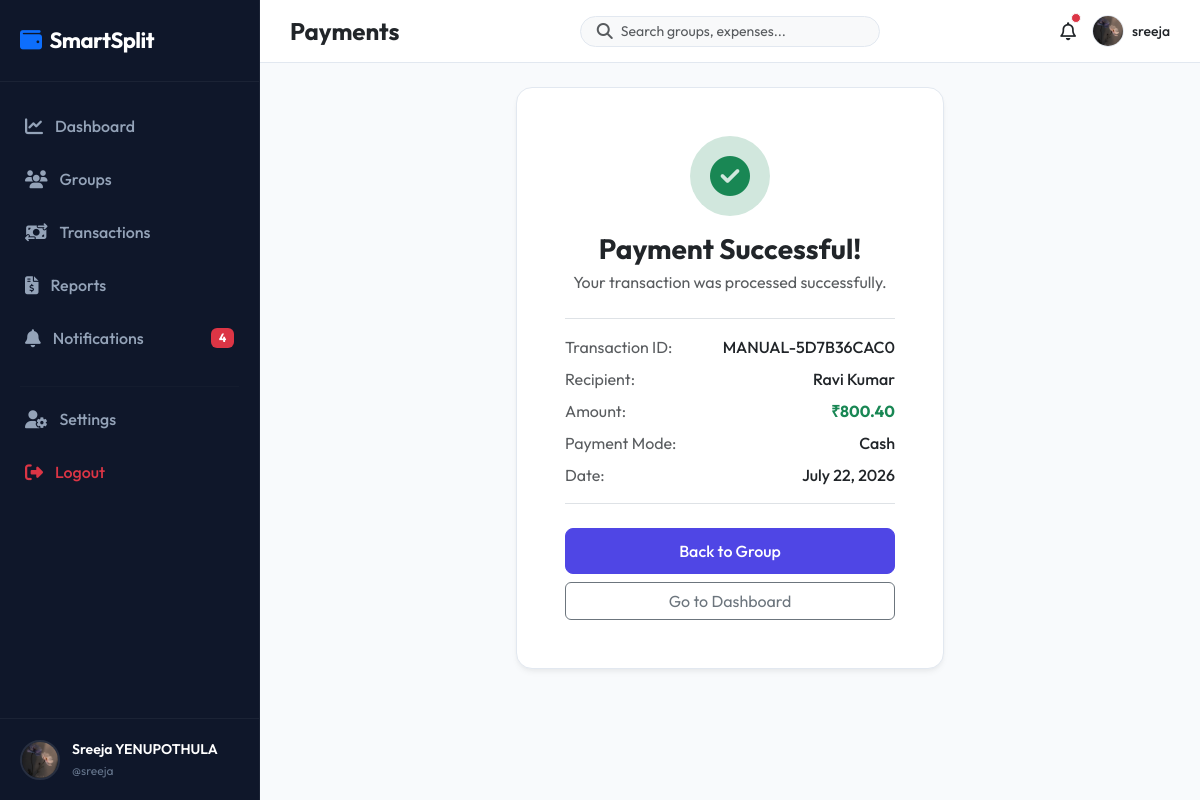
The app's page /payments/success/4/ (signed in) with its own data.
### accounts/models.py (models this page shows, shortened)
class Profile(models.Model):
    user = models.OneToOneField(User, on_delete=models.CASCADE, related_name='profile')
    profile_picture = models.ImageField(upload_to='profiles/', default='profiles/default.png', blank=True)
    phone_number = models.CharField(max_length=15, blank=True)
    upi_id = models.CharField(max_length=50, blank=True)

### payments/models.py (models this page shows, shortened)
class Payment(models.Model):
    METHOD_CHOICES = [
        ('CASH', 'Cash'),
        ('UPI', 'UPI (Generic)'),
        ('PHONEPE', 'PhonePe'),
        ('GPAY', 'Google Pay'),
        ('PAYTM', 'Paytm'),
        ('DEBIT', 'Debit Card'),
        ('CREDIT', 'Credit Card'),
        ('BANK', 'Bank Transfer'),
    ]
    STATUS_CHOICES = [
        ('PENDING', 'Pending'),
        ('SUCCESS', 'Success'),
        ('FAILED', 'Failed'),
        ('REJECTED', 'Rejected'),
    ]
    group = models.ForeignKey(Group, on_delete=models.SET_NULL, null=True, blank=True, related_name='payments')
    amount = models.DecimalField(max_digits=10, decimal_places=2)
    paid_by = models.ForeignKey(User, on_delete=models.CASCADE, related_name='payments_sent')
    paid_to = models.ForeignKey(User, on_delete=models.CASCADE, null=True, blank=True, related_name='payments_received')
    payment_method = models.CharField(max_length=20, choices=METHOD_CHOICES, default='CASH')
    date = models.DateField(default=timezone.now)
    notes = models.TextField(blank=True)
    status = models.CharField(max_length=15, choices=STATUS_CHOICES, default='PENDING')
    transaction_id = models.CharField(max_length=100, unique=True, blank=True, null=True)
    created_at = models.DateTimeField(auto_now_add=True)

### payments/views.py (the view)
# urls.py: path('success/<int:payment_id>/', views.payment_success_view, name='success'),
@login_required
def payment_success_view(request, payment_id):
    payment = get_object_or_404(Payment, id=payment_id, paid_by=request.user)
    return render(request, 'payments/success.html', {'payment': payment})

### notifications/context_processors.py (called while the page is built)
def unread_notifications_count(request):
    if request.user.is_authenticated:
        count = Notification.objects.filter(user=request.user, is_read=False).count()
        return {'unread_notifications_count': count}
    return {'unread_notifications_count': 0}

### templates/payments/success.html (shortened to what this page needs)
{% extends 'base.html' %}
{% block content %}
<div class="row justify-content-center">
    <div class="col-lg-6">
        <div class="premium-card text-center p-5 bg-white">
            {% if payment.status == 'PENDING' %}
                <div class="success-icon-box bg-warning-subtle text-warning mb-3 d-inline-flex align-items-center justify-content-center rounded-circle" style="width: 80px; height: 80px; font-size: 40px;">
                    <i class="fa-solid fa-clock-rotate-left"></i>
                </div>
                <h3 class="fw-bold text-dark mb-1">Payment Logged!</h3>
                <p class="text-muted">Your payment is awaiting confirmation from the recipient.</p>
            {% else %}
                <div class="success-icon-box bg-success-subtle text-success mb-3 d-inline-flex align-items-center justify-content-center rounded-circle" style="width: 80px; height: 80px; font-size: 40px;">
                    <i class="fa-solid fa-circle-check"></i>
                </div>
                <h3 class="fw-bold text-dark mb-1">Payment Successful!</h3>
                <p class="text-muted">Your transaction was processed successfully.</p>
            {% endif %}
            <div class="border-top border-bottom py-3 my-4 text-start">
                <div class="d-flex justify-content-between mb-2">
                    <span class="text-muted">Transaction ID:</span>
                    <span class="fw-medium text-dark">{{ payment.transaction_id }}</span>
                </div>
                <div class="d-flex justify-content-between mb-2">
                    <span class="text-muted">Recipient:</span>
                    <span class="fw-medium text-dark">{{ payment.paid_to.first_name }} {{ payment.paid_to.last_name }}</span>
                </div>
                <div class="d-flex justify-content-between mb-2">
                    <span class="text-muted">Amount:</span>
                    <span class="fw-bold text-success">₹{{ payment.amount }}</span>
                </div>
                <div class="d-flex justify-content-between mb-2">
                    <span class="text-muted">Payment Mode:</span>
                    <span class="fw-medium text-dark">{{ payment.get_payment_method_display }}</span>
                </div>
                <div class="d-flex justify-content-between">
                    <span class="text-muted">Date:</span>
                    <span class="fw-medium text-dark">{{ payment.date|date:"F d, Y" }}</span>
                </div>
            </div>
            <div class="d-grid gap-2">
                <a href="{% url 'groups:detail' payment.group.id %}" class="btn btn-primary">Back to Group</a>
                <a href="{% url 'dashboard:home' %}" class="btn btn-outline-secondary">Go to Dashboard</a>
            </div>
        </div>
    </div>
</div>
{% endblock %}

### templates/includes/sidebar.html
{% load static %}
<div class="sidebar" id="sidebar">
    <div class="sidebar-logo">
        <i class="fa-solid fa-wallet text-primary me-2"></i>SmartSplit
    </div>
    <ul class="sidebar-menu">
        <li class="sidebar-item">
            <a href="{% url 'dashboard:home' %}" class="sidebar-link {% if request.resolver_match.app_name == 'dashboard' %}active{% endif %}">
                <i class="fa-solid fa-chart-line"></i>Dashboard
            </a>
        </li>
        <li class="sidebar-item">
            <a href="{% url 'groups:list' %}" class="sidebar-link {% if request.resolver_match.app_name == 'groups' %}active{% endif %}">
                <i class="fa-solid fa-users"></i>Groups
            </a>
        </li>
        <li class="sidebar-item">
            <a href="{% url 'payments:history' %}" class="sidebar-link {% if request.resolver_match.app_name == 'payments' and request.resolver_match.url_name == 'history' %}active{% endif %}">
                <i class="fa-solid fa-money-bill-transfer"></i>Transactions
            </a>
        </li>
        <li class="sidebar-item">
            <a href="{% url 'reports:index' %}" class="sidebar-link {% if request.resolver_match.app_name == 'reports' %}active{% endif %}">
                <i class="fa-solid fa-file-invoice-dollar"></i>Reports
            </a>
        </li>
        <li class="sidebar-item">
            <a href="{% url 'notifications:list' %}" class="sidebar-link {% if request.resolver_match.app_name == 'notifications' %}active{% endif %}">
                <i class="fa-solid fa-bell"></i>Notifications
                {% if unread_notifications_count > 0 %}
                    <span class="badge bg-danger ms-auto">{{ unread_notifications_count }}</span>
                {% endif %}
            </a>
        </li>
        <li class="sidebar-item mt-4">
            <hr style="border-color: rgba(255,255,255,0.08); margin: 0 10px;">
        </li>
        <li class="sidebar-item mt-2">
            <a href="{% url 'accounts:profile' %}" class="sidebar-link {% if request.resolver_match.app_name == 'accounts' %}active{% endif %}">
                <i class="fa-solid fa-user-gear"></i>Settings
            </a>
        </li>
        <li class="sidebar-item">
            <a href="{% url 'accounts:logout' %}" class="sidebar-link text-danger">
                <i class="fa-solid fa-right-from-bracket"></i>Logout
            </a>
        </li>
    </ul>
    <div class="sidebar-user">
        {% if user.profile.profile_picture %}
            <img src="{{ user.profile.profile_picture.url }}" alt="{{ user.username }}" class="sidebar-user-img">
        {% else %}
            <img src="{% static 'images/default_user.png' %}" alt="{{ user.username }}" class="sidebar-user-img">
        {% endif %}
        <div class="sidebar-user-info">
            <div class="sidebar-username">{{ user.first_name }} {{ user.last_name }}</div>
            <div class="sidebar-user-role">@{{ user.username }}</div>
        </div>
    </div>
</div>

### templates/includes/navbar.html (shortened to what this page needs)
{% load static %}
<nav class="top-navbar">
    <div class="d-flex align-items-center">
        <h4 class="fw-bold mb-0 text-dark">
            {% block page_title %}
                {% if request.resolver_match.app_name == 'dashboard' %}Dashboard
                {% elif request.resolver_match.app_name == 'groups' %}Groups
                {% elif request.resolver_match.app_name == 'expenses' %}Expenses
                {% elif request.resolver_match.app_name == 'payments' %}Payments
                {% elif request.resolver_match.app_name == 'settlements' %}Settlements
                {% elif request.resolver_match.app_name == 'reports' %}Reports
                {% elif request.resolver_match.app_name == 'notifications' %}Notifications
                {% elif request.resolver_match.app_name == 'accounts' %}Account Settings
                {% else %}SmartSplit
                {% endif %}
            {% endblock %}
        </h4>
    </div>
    <form action="{% url 'dashboard:home' %}" method="GET" class="d-none d-md-flex align-items-center bg-light rounded-pill px-3 py-1" style="width: 300px; border: 1px solid var(--border-color);">
        <i class="fa-solid fa-magnifying-glass text-muted me-2"></i>
        <input type="text" name="q" placeholder="Search groups, expenses..." class="form-control border-0 bg-transparent p-0" style="box-shadow: none; font-size: 14px;" value="{{ search_query|default:'' }}">
    </form>
    <div class="d-flex align-items-center gap-3">
        <a href="{% url 'notifications:list' %}" class="position-relative text-dark" style="font-size: 18px;">
            <i class="fa-regular fa-bell"></i>
            {% if unread_notifications_count > 0 %}
                <span class="position-absolute top-0 start-100 translate-middle p-1 bg-danger border border-light rounded-circle">
                </span>
            {% endif %}
        </a>
        <a href="{% url 'accounts:profile' %}" class="text-decoration-none d-flex align-items-center gap-2">
            {% if user.profile.profile_picture %}
                <img src="{{ user.profile.profile_picture.url }}" alt="{{ user.username }}" style="width: 32px; height: 32px; border-radius: 50%; object-fit: cover; border: 1px solid var(--border-color);">
            {% else %}
                <img src="{% static 'images/default_user.png' %}" alt="{{ user.username }}" style="width: 32px; height: 32px; border-radius: 50%; object-fit: cover; border: 1px solid var(--border-color);">
            {% endif %}
            <span class="d-none d-lg-inline text-dark fw-medium" style="font-size: 14px;">{{ user.username }}</span>
        </a>
    </div>
</nav>

### static/css/style.css (style rules this page uses)
:root { --primary: #4F46E5; --primary-hover: #4338CA; --primary-light: #EEF2F6; --secondary: #0EA5E9; --dark-bg: #0B0F19; --sidebar-bg: #0F172A; --card-bg: #FFFFFF; --text-primary: #1E293B; --text-secondary: #64748B; --border-color: #E2E8F0; --success: #10B981; --danger: #EF4444; --warning: #F59E0B; --gray-bg: #F8FAFC; }
body { font-family: 'Outfit', sans-serif; background-color: var(--gray-bg); color: var(--text-primary); margin: 0; padding: 0; overflow-x: hidden; }
.sidebar { width: 260px; height: 100vh; background-color: var(--sidebar-bg); position: fixed; top: 0; left: 0; z-index: 1000; transition: all 0.3s ease; border-right: 1px solid rgba(255, 255, 255, 0.05); display: flex; flex-direction: column; }
.sidebar-logo { padding: 24px 20px; font-weight: 700; font-size: 22px; color: #FFFFFF; letter-spacing: -0.5px; border-bottom: 1px solid rgba(255, 255, 255, 0.05); }
.sidebar-menu { list-style: none; padding: 20px 10px; margin: 0; flex-grow: 1; }
.sidebar-item { margin-bottom: 5px; }
.sidebar-link { display: flex; align-items: center; padding: 12px 15px; color: #94A3B8; text-decoration: none; font-weight: 500; border-radius: 8px; transition: all 0.2s ease; }
.sidebar-link i { margin-right: 12px; font-size: 18px; }
.sidebar-user { padding: 20px; border-top: 1px solid rgba(255, 255, 255, 0.05); display: flex; align-items: center; }
.sidebar-user-img { width: 40px; height: 40px; border-radius: 50%; object-fit: cover; margin-right: 12px; border: 2px solid rgba(255, 255, 255, 0.1); }
.sidebar-user-info { flex-grow: 1; }
.sidebar-username { color: #FFFFFF; font-weight: 600; font-size: 14px; margin-bottom: 2px; white-space: nowrap; overflow: hidden; text-overflow: ellipsis; }
.sidebar-user-role { color: #64748B; font-size: 12px; }
.top-navbar { background-color: #FFFFFF; border-bottom: 1px solid var(--border-color); padding: 15px 30px; display: flex; justify-content: space-between; align-items: center; position: sticky; top: 0; z-index: 999; }
.premium-card { background: var(--card-bg); border: 1px solid var(--border-color); border-radius: 16px; box-shadow: 0 4px 6px -1px rgba(0, 0, 0, 0.05), 0 2px 4px -1px rgba(0, 0, 0, 0.03); transition: transform 0.2s ease, box-shadow 0.2s ease; overflow: hidden; }
.form-control, .form-select { padding: 10px 15px; border-radius: 8px; border: 1px solid var(--border-color); background-color: #FFFFFF; transition: all 0.2s ease; }
.btn-primary { background-color: var(--primary); border-color: var(--primary); padding: 10px 20px; font-weight: 500; border-radius: 8px; transition: all 0.2s ease; }
.success-icon-box { width: 80px; height: 80px; border-radius: 50%; background-color: rgba(16, 185, 129, 0.1); color: var(--success); font-size: 40px; display: flex; align-items: center; justify-content: center; margin: 0 auto 20px; }

### records on screen
Payment: transaction_id "MANUAL-5D7B36CAC0", paid_to.first_name "Ravi", paid_to.last_name "Kumar", amount "800.40", payment_method "Cash", date "July 22, 2026"

### other values on screen
{{ unread_notifications_count }} "4"
{{ user.first_name }} "Sreeja"
{{ user.last_name }} "YENUPOTHULA"
{{ user.username }} "sreeja"
